Frame 1 (no input): blank canvas, image omitted
Frame 60 (no input): blank canvas, image omitted
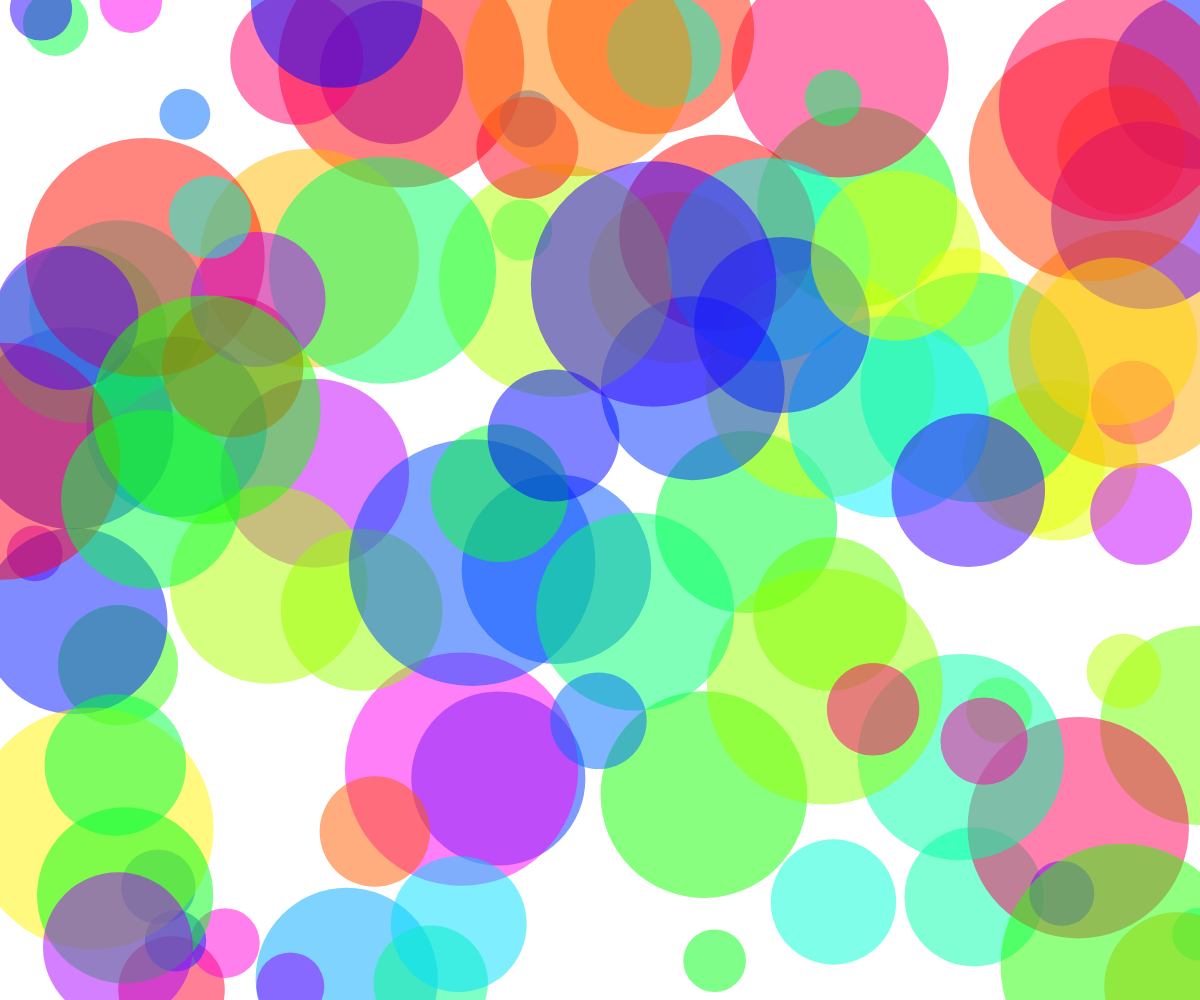
Frame 120 (the mouse pressed at the canvas centre since frame 60)

The p5.js sketch whose frames 1 and 60 were blank and that drew this single picture after the mouse press (run headless with seeded random() and noise() and a simulated clock; from frame 60 on, the mouse is pressed at the canvas centre):

// p5.js sketch
// ── sketch.js
// ------------------------------------------------------------------
// Code placed in setup() will run once at the beginning
function setup() {
  // Create a new canvas to match the browser size
  createCanvas(windowWidth, windowHeight);
  colorMode(HSB); // from now, we're using H,S,B
}

// ------------------------------------------------------------------
// On window resize, update the canvas size
function windowResized() {
  resizeCanvas(windowWidth, windowHeight);
}

// ------------------------------------------------------------------
// Main render loop - code placed in draw() will repeat over and over
function draw() {
  // Place your drawing code here
}

// ------------------------------------------------------------------
// mousePressed event
function mousePressed() {
  
  // for loops have 3 'ingredients'
  // 1) a counter variable
  // 2) a loop condition
  // 3) a change to the counter (either increment or decrement)
  
  // general syntax: 
  // for (counter; condition; increment)
  
  // This particular for loop will repeat 100 hundred times, 
  // because i starts at 0, and increases in steps of 1 (i++)
  // as long as i is smaller than 100 (i < 100)
  for (let i = 0; i < 100; i++) { 
    let x = random(width); // returns between 0 and width
    let y = random(height); // returns between 0 and height
    let diameter = random(50, 250);
    let hue = random(360);
    fill(hue, 100, 100, 0.5);
    noStroke();
    circle(x, y, diameter);
  }
}

// ------------------------------------------------------------------
// keyPressed event
function keyPressed() {
  background("white");
}
